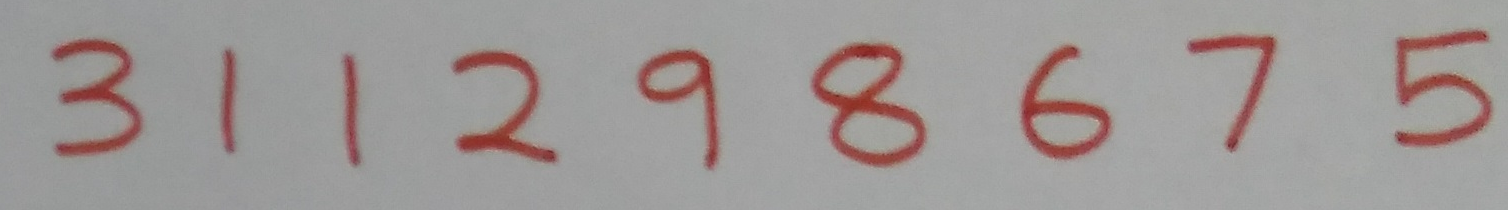
%> input picture OCR with machine learning/Final Code/Traning numbers/test26.png, 1508 x 210 px
$ octave removeBlackColor.m   (GNU Octave 9; MATLAB toolbox functions it lacks are replaced by stand-ins)
%> lines starting %> are read from the running program, lines starting %| are printed output that depends on the picture; in (x1, y1, x2, y2) boxes, pixels count from 0 and x2, y2 are one past the last pixel; in counts of white or black regions, pixels touching at a corner belong together; the program's own positions count from 1
### OCR with machine learning/Final Code/Traning numbers/lines.m
function [fl re]=lines(im_texto)
% [8 lines of commented-out code are left out]
[f co]=find(im_texto==1);
im_texto=im_texto(min(f):max(f),min(co):max(co));
num_filas=size(im_texto,1);
for s=1:num_filas
    if sum(im_texto(s,:))==0
        nm=im_texto(1:s-1, :); % First line matrix
        rm=im_texto(s:end, :);% Remain line matrix
        [f co]=find(nm==1);
        fl=nm(min(f):max(f),min(co):max(co));
        [f co]=find(rm==1);
        re=rm(min(f):max(f),min(co):max(co));
        %*-*-*Uncomment lines below to see the result*-*-*-*-
        %         subplot(2,1,1);imshow(fl);
        %         subplot(2,1,2);imshow(re);
        break
    else
        fl=im_texto;%Only one line.
        re=[ ];
    end
end

### OCR with machine learning/Final Code/Traning numbers/removeBlackColor.m
%trainig numbers
close all;
A=imread('test26.png');
%> A is the input picture: size 210x1508x3 uint8; mean R, G, B 158.5, 152.4, 150.9
figure,imshow(A);
data = A;
data(:,:,1)= data(:,:,1)>120 & data(:,:,2)<120 & data(:,:,3)<120;
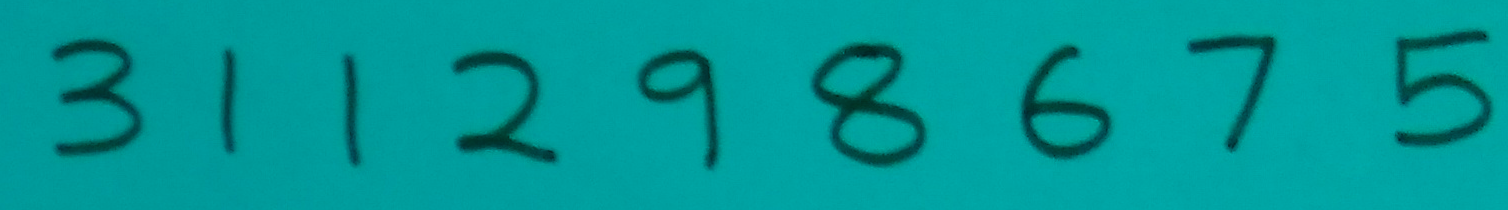
%> data: size 210x1508x3 uint8; mean R, G, B 0.1, 152.4, 150.9
data(:,:,1)= data(:,:,1)*255;
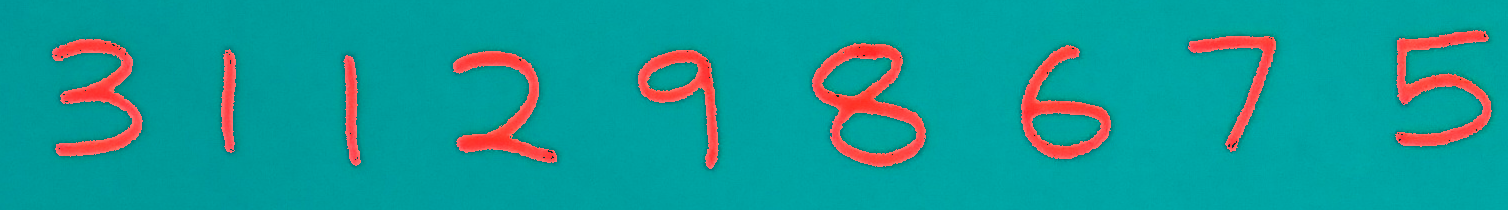
%> data: size 210x1508x3 uint8; 8.58% of pixels changed, all inside (x1, y1, x2, y2) = (52, 30, 1492, 169)
data(:,:,2)= data(:,:,1)*255;
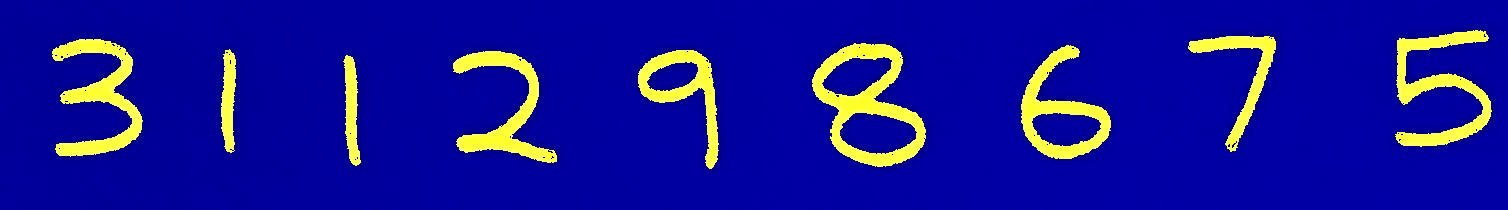
%> data: size 210x1508x3 uint8; mean R, G, B 21.9, 21.9, 150.9
data(:,:,3)= data(:,:,1)*255;
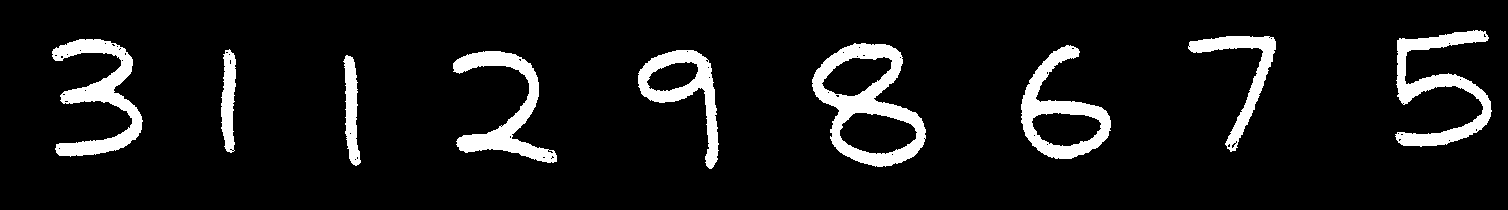
%> data: size 210x1508x3 uint8; 8.6% white; 9 white regions, largest, box (x1, y1, x2, y2) and area: (812, 43, 926, 167) 5094, (1395, 30, 1492, 147) 3871, (52, 39, 143, 157) 3868
data(:,:,2)= data(:,:,1)>120 & data(:,:,2)<120 & data(:,:,3)<120;
data(:,:,3)= data(:,:,1)>120 & data(:,:,2)<120 & data(:,:,3)<120;
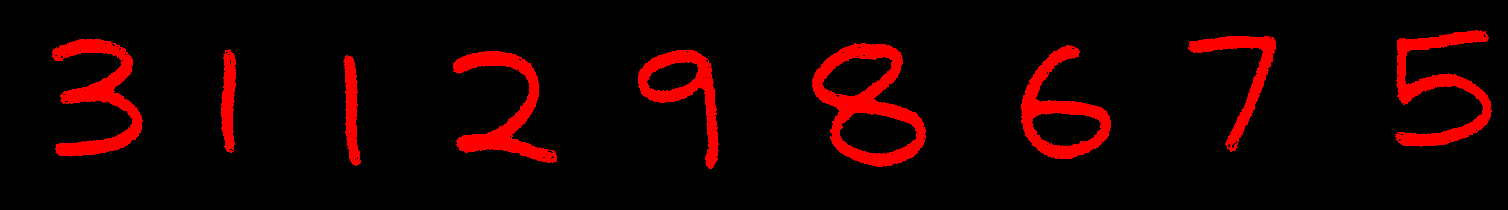
%> data: size 210x1508x3 uint8; mean R, G, B 21.9, 0, 0
%data = rgb2gray(data);
%figure,imshow(data);

im = data;
if size(im,3)==3
    im=rgb2gray(im);
    %figure,imshow(im);
end
threshold = graythresh(im);
%> threshold = 0.147
%threshold = 0.1;
i=im2bw(im,threshold);

i = bwareaopen(i,30);
imshow(i);

fl=[];
re=i;
k=0;
g=0;
x=0;
comp={};
while k==0
    [fl re]=lines(re);
    [L Ne] = bwlabel(fl);
    for n=1:Ne
        i=fl;
        [f co]=find(L==n);
        inew=i(min(f):max(f),min(co):max(co));
%> (the run ends here)
